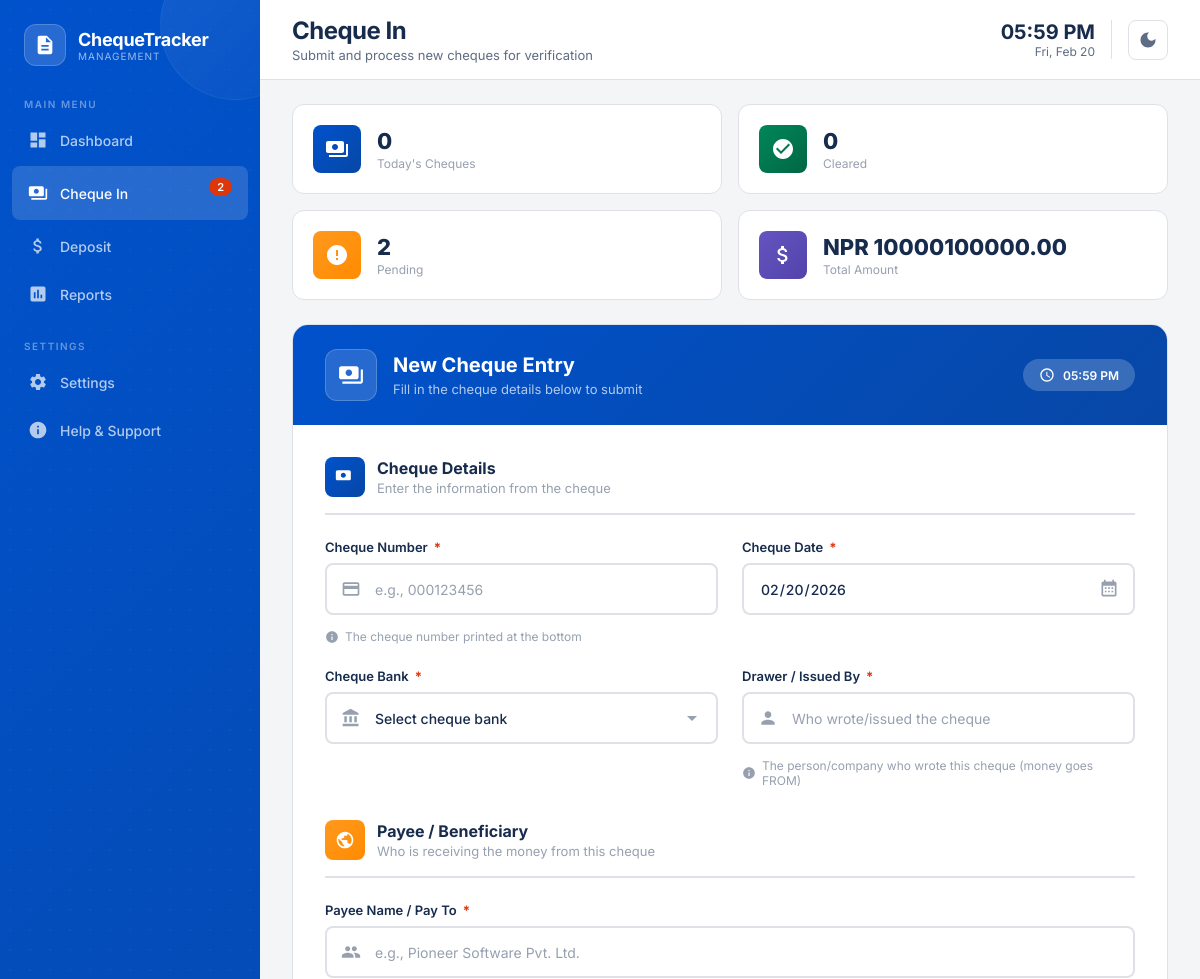
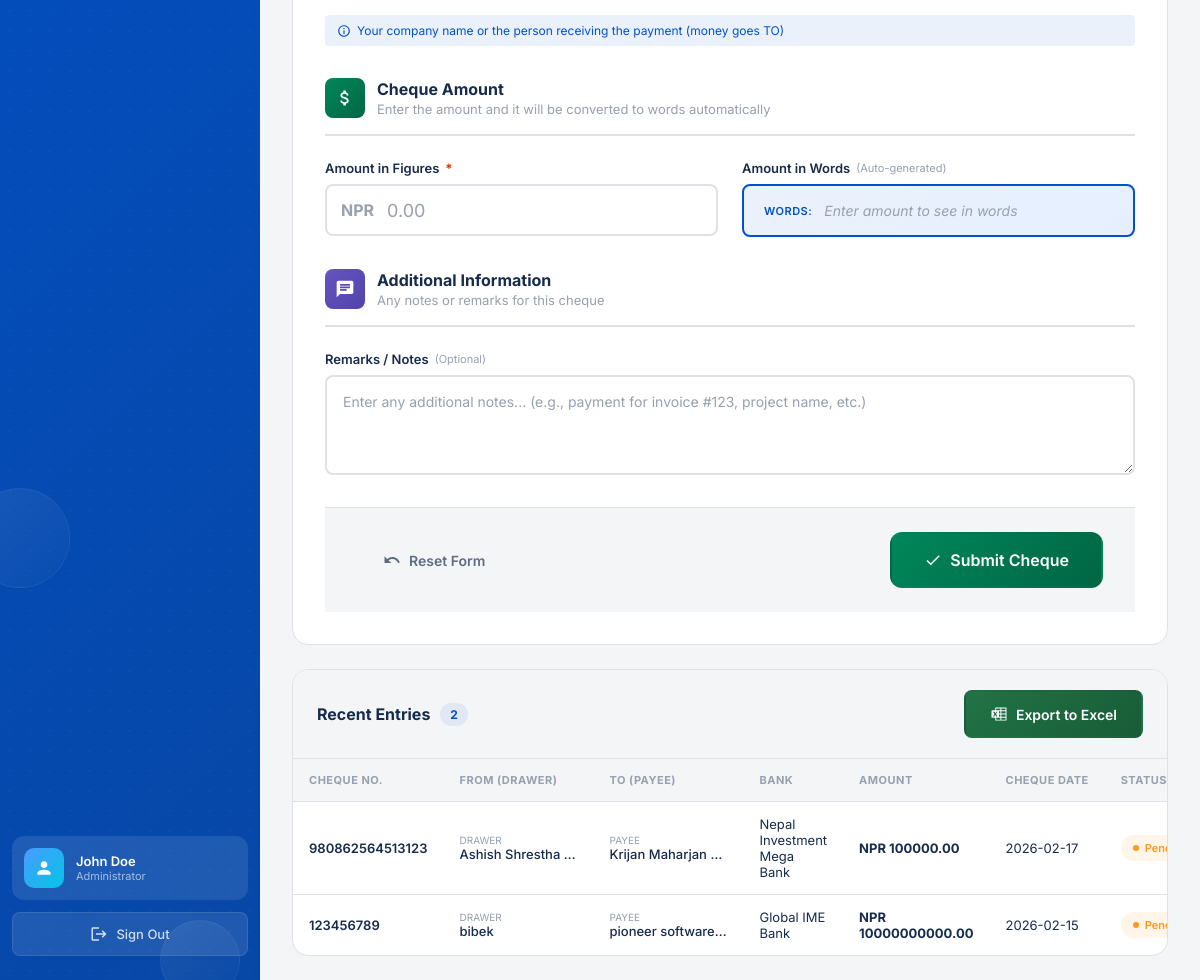
Page /cheque/ (signed in) on the earlier database version (2 pictures, top to bottom).
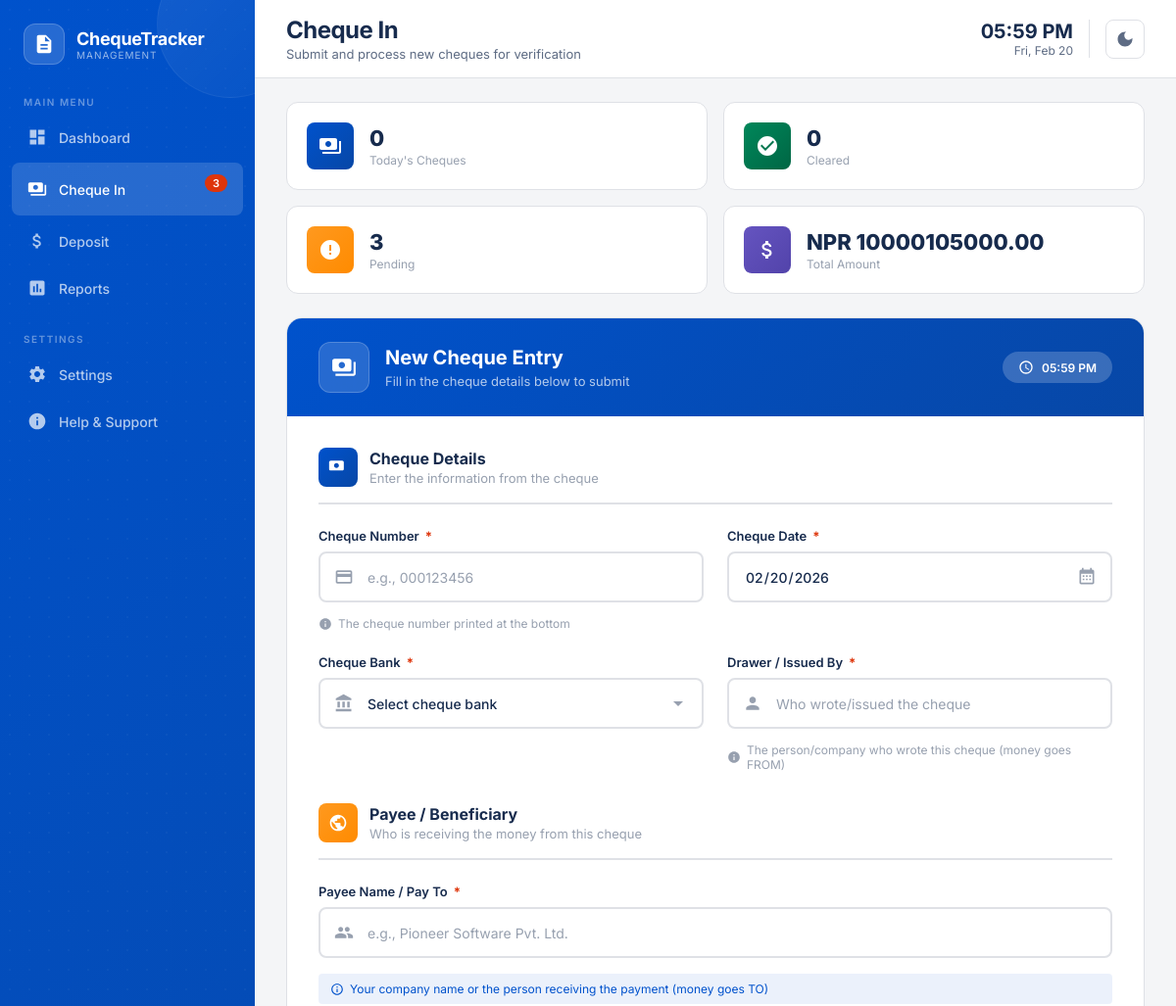
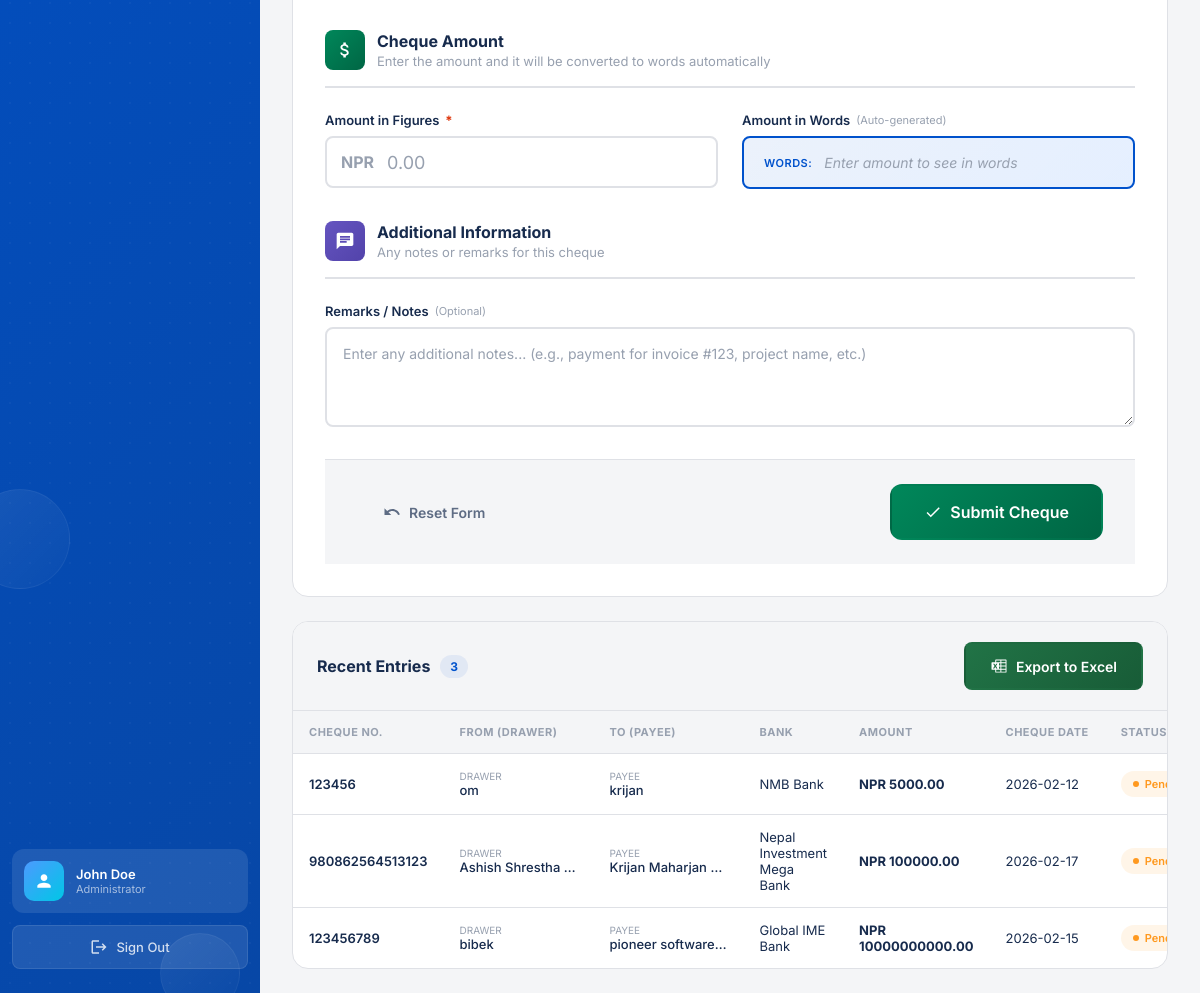
Same page on the later database version (2 pictures, top to bottom).
### main_app/models.py (models this page shows, shortened)
class cheque_details(models.Model):
     cheque_number = models.CharField(max_length=200)
     cheque_date=models.CharField(max_length=200)
     cheque_bank=models.CharField(max_length=200)
     account_name=models.CharField(max_length=200)
     payee_name=models.CharField(max_length=200)
     cheque_amount=models.CharField(max_length=200)
     remarks=models.CharField(max_length=200)

### main_app/views.py (the view, shortened to what this page needs)
# urls.py: path("cheque/",views.cheque_home,name="cheque"),
@login_required
def cheque_home(request):
    cheques = cheque_details.objects.all().order_by('-id')
    today = date.today()
    today_count = cheque_details.objects.filter(cheque_date=today).count()
    cleared_count = 0
    pending_count = cheques.count()
    total_amount = cheque_details.objects.aggregate(total=Sum('cheque_amount'))['total'] or 0
    context = {
        'cheques': cheques,
        'today_count': today_count,
        'cleared_count': cleared_count,
        'pending_count': pending_count,
        'total_amount': total_amount,
    }
    return render(request, "cheque.html", context)

### template/cheque.html (shortened to what the changed rows need)
<!DOCTYPE html>
<html lang="en">
<head>
</head>
<body>
    <aside class="sidebar">
        <nav class="sidebar-nav">
            <div class="nav-section">
                <a href="{% url 'cheque' %}" class="nav-item active">
                    <svg viewBox="0 0 24 24"><path d="M19 14V6c0-1.1-.9-2-2-2H3c-1.1 0-2 .9-2 2v8c0 1.1.9 2 2 2h14c1.1 0 2-.9 2-2zm-9-1c-1.66 0-3-1.34-3-3s1.34-3 3-3 3 1.34 3 3-1.34 3-3 3zm13-6v11c0 1.1-.9 2-2 2H4v-2h17V7h2z"/></svg>
                    Cheque In
                    <span class="badge alert" id="pendingBadge">{{ pending_count }}</span>
                </a>
            </div>
        </nav>
    </aside>
    <div class="main-wrapper">
        <header class="header">
            <div class="header-left">
                <h1 class="header-title">Cheque In</h1>
            </div>
        </header>
        <main class="main-content">
            <div class="quick-stats">
                <div class="quick-stat-card">
                    <div class="quick-stat-content">
                        <h4>{{ pending_count }}</h4>
                        <p>Pending</p>
                    </div>
                </div>
                <div class="quick-stat-card">
                    <div class="quick-stat-content">
                        <h4>NPR {{ total_amount|floatformat:2 }}</h4>
                        <p>Total Amount</p>
                    </div>
                </div>
            </div>
            <div class="form-container">
                <div class="form-header">
                    <div class="form-header-left">
                        <div>
                            <h2>{% if edit_mode %}Edit Cheque Entry{% else %}New Cheque Entry{% endif %}</h2>
                        </div>
                    </div>
                </div>
            </div>
            <div class="recent-entries">
                <div class="recent-entries-header">
                    <h3>
                        Recent Entries
                        <span class="count">{{ cheques.count }}</span>
                    </h3>
                </div>
                <div class="table-wrapper">
                    <table class="data-table">
                        <thead>
                            <tr>
                                <th>Cheque No.</th>
                                <th>From (Drawer)</th>
                                <th>To (Payee)</th>
                                <th>Bank</th>
                                <th>Amount</th>
                                <th>Cheque Date</th>
                                <th>Status</th>
                            </tr>
                        </thead>
                        <tbody>
                            {% if cheques %}
                                {% for cheque in cheques %}
                                <tr>
                                    <td class="table-cheque-no">{{ cheque.cheque_number }}</td>
                                    <td class="table-party">
                                        <div class="table-party-label">Drawer</div>
                                        <div class="table-party-name" title="{{ cheque.account_name }}">{{ cheque.account_name }}</div>
                                    </td>
                                    <td class="table-party">
                                        <div class="table-party-label">Payee</div>
                                        <div class="table-party-name" title="{{ cheque.payee_name }}">{{ cheque.payee_name|default:"-" }}</div>
                                    </td>
                                    <td>{{ cheque.cheque_bank }}</td>
                                    <td class="table-amount">NPR {{ cheque.cheque_amount|floatformat:2 }}</td>
                                    <td class="table-date">{{ cheque.cheque_date}}</td>
                                    <td>
                                        <span class="table-status pending">
                                            <span class="table-status-dot"></span>
                                            Pending
                                        </span>
                                    </td>
                                </tr>
                                {% endfor %}
                            {% else %}
                                <tr>
                                    <td colspan="8" style="text-align: center; padding: 40px; color: var(--text-muted);">
                                        No cheque entries yet. Submit your first cheque above.
                                    </td>
                                </tr>
                            {% endif %}
                        </tbody>
                    </table>
                </div>
            </div>
        </main>
    </div>
</body>
</html>

Differences in the rows shown:
added cheque_details: cheque_number "123456", account_name "om", payee_name "krijan", cheque_bank "NMB Bank", cheque_amount "5000.00", cheque_date "2026-02-12"
Other differences:
{{ pending_count }}: "2" → "3"
{{ total_amount|floatformat:2 }}: "10000100000.00" → "10000105000.00"
{{ cheques.count }}: "2" → "3"
